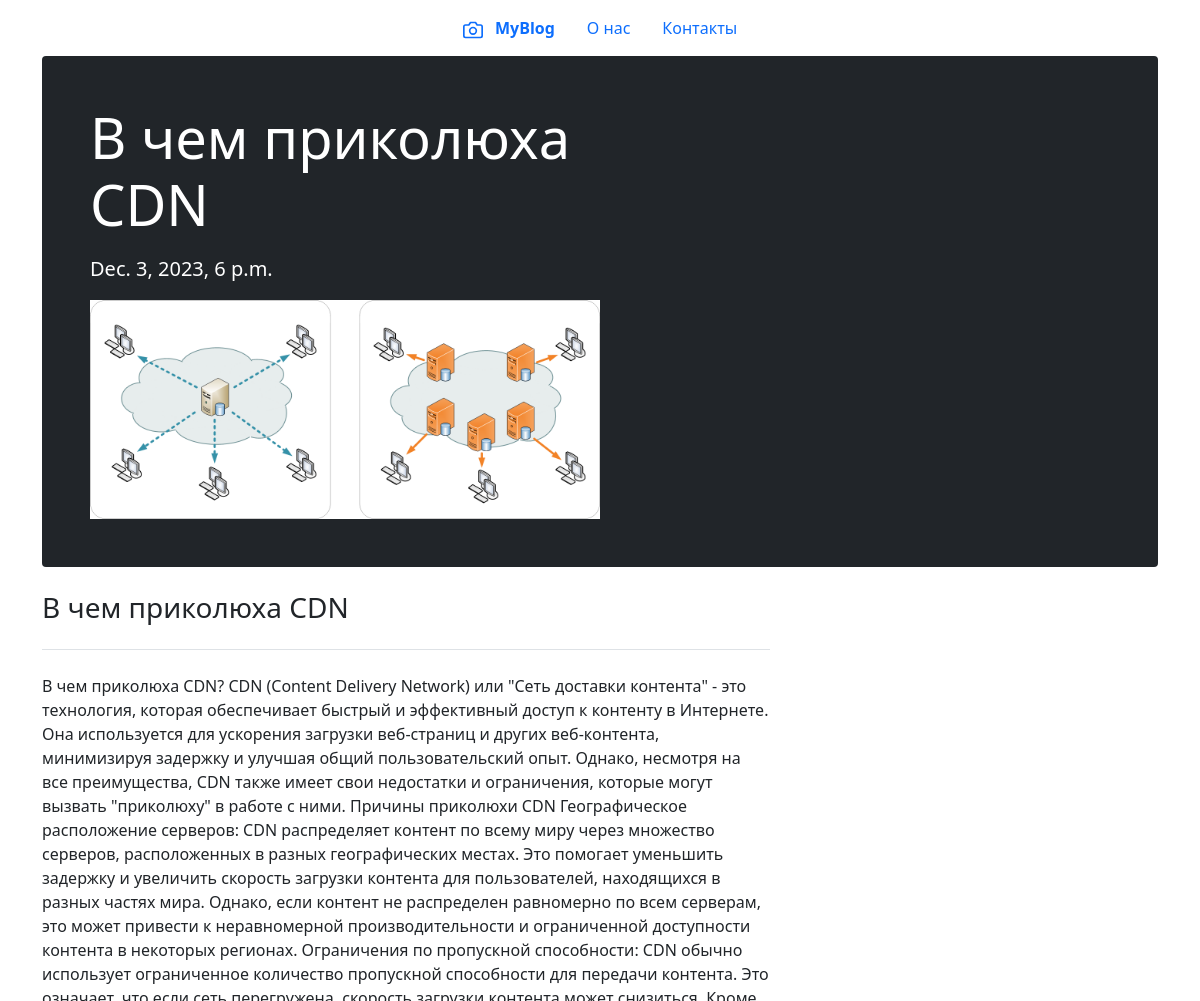
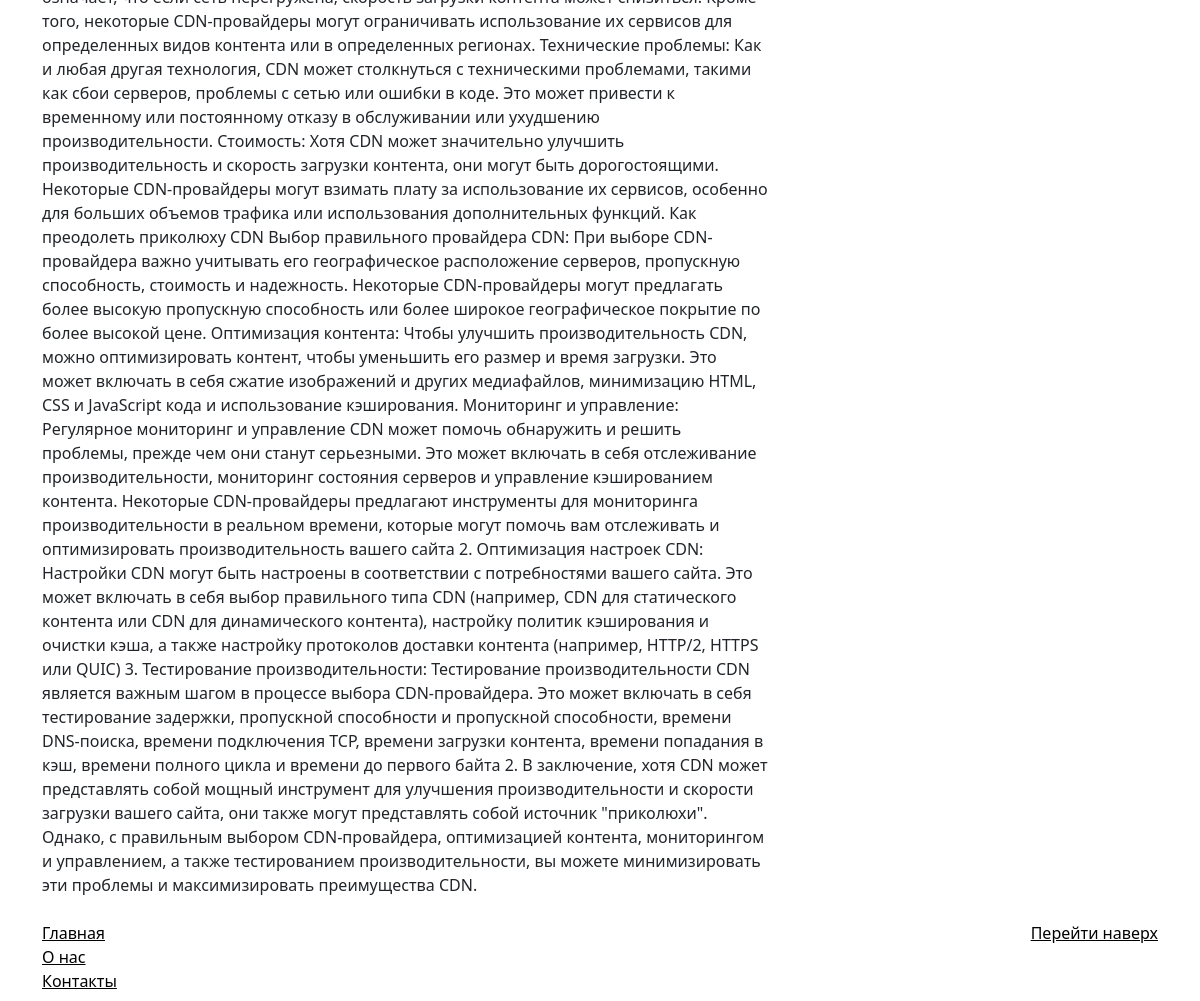
The page /articles/2 on the database its author committed (2 pictures, top to bottom).
### myblogsite/models.py (models this page shows, shortened)
class Article(models.Model):
    title = models.CharField(max_length=256, verbose_name="Заголовок")
    text = models.TextField(verbose_name="Текст")
    image = models.ImageField(upload_to="images", verbose_name="Изображение")
    dt = models.DateTimeField(verbose_name="Дата и время")
    CATEGORIES = [
        ("SPORTS", "Спорт"),
        ("IT", "IT"),
        ("ANIMALS", "Животные"),
        ("OTHER", "Другое"),
    ]
    category = models.CharField(
        choices=CATEGORIES, default="IT", verbose_name="Категория", max_length=64
    )

### myblogsite/views.py (the view)
# urls.py: path("articles/<pk>", views.article_view, name="articles"),
def article_view(request, pk: int):
    article = Article.objects.get(pk=pk)
    return render(request, "article.html", model_to_dict(article))

### myblogsite/templates/article.html
{% extends 'main.html' %}
{% load static %}
{% block content %}
<div class="container">
    <div class="p-4 p-md-5 mb-4 text-white rounded bg-dark">
        <div class="col-md-6 px-0">
        <h1 class="display-4">{{ title }}</h1>
        <p class="lead my-3">{{ dt }}</p>
        <img class="img-fluid" src="../{{ image }}" width="100%">
    </div>
</div>
    <div class="row g-5">
      <div class="col-md-8">
        <h3 class="pb-4 mb-4 border-bottom">
          {{title}}
        </h3>
        <article class="blog-post">
            <p>{{ text }}</p>
        </article>
      </div>
    </div>
  </div>
{% endblock %}

### rows shown on the page
Article: title "В чем приколюха CDN", dt "Dec. 3, 2023, 6 p.m.", image (picture), text "В чем приколюха CDN? CDN (Content Delivery Network) или \"Сеть доставки контента\" - это технология, которая обеспечивает быстрый и эффективный доступ к контенту в Интернете. Она используется для ускорения загрузки веб-страниц и других веб-контента, минимизируя задержку и улучшая общий пользовательский опыт. Однако, несмотря на все преимущества, CDN также имеет свои недостатки и ограничения, которые могут вызвать \"приколюху\" в работе с ними. Причины приколюхи CDN Географическое расположение серверов: CDN распределяет контент по всему миру через множество серверов, расположенных в разных географических местах. Это помогает уменьшить задержку и увеличить скорость загрузки контента для…"
